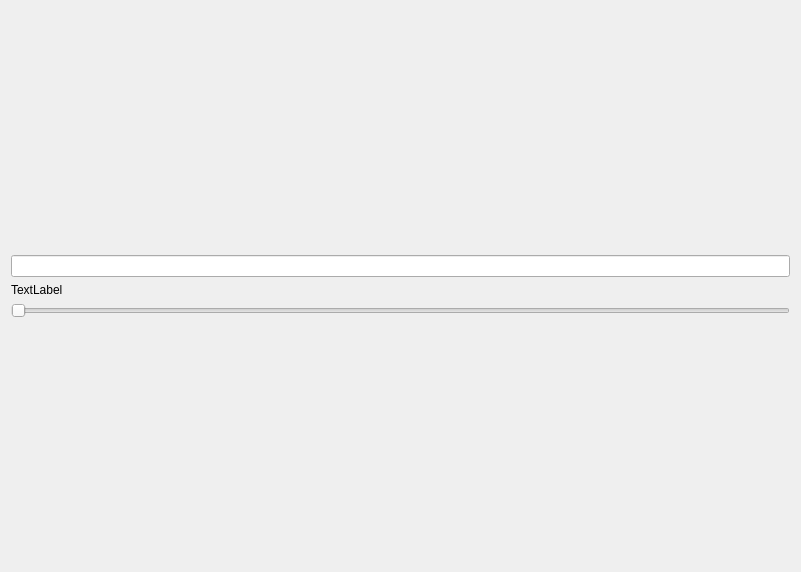
<?xml version="1.0" encoding="UTF-8"?>
<ui version="4.0">
 <class>MyForm</class>
 <widget class="QWidget" name="MyForm">
  <property name="geometry">
   <rect>
    <x>0</x>
    <y>0</y>
    <width>801</width>
    <height>572</height>
   </rect>
  </property>
  <property name="windowTitle">
   <string>Form</string>
  </property>
  <layout class="QGridLayout" name="gridLayout">
   <item row="0" column="0">
    <spacer name="verticalSpacer">
     <property name="orientation">
      <enum>Qt::Vertical</enum>
     </property>
     <property name="sizeHint" stdset="0">
      <size>
       <width>20</width>
       <height>40</height>
      </size>
     </property>
    </spacer>
   </item>
   <item row="2" column="0">
    <widget class="MyLabel" name="label">
     <property name="text">
      <string>TextLabel</string>
     </property>
    </widget>
   </item>
   <item row="1" column="0">
    <widget class="QLineEdit" name="lineEdit"/>
   </item>
   <item row="3" column="0">
    <widget class="QSlider" name="horizontalSlider">
     <property name="orientation">
      <enum>Qt::Horizontal</enum>
     </property>
    </widget>
   </item>
   <item row="4" column="0">
    <spacer name="verticalSpacer_2">
     <property name="orientation">
      <enum>Qt::Vertical</enum>
     </property>
     <property name="sizeHint" stdset="0">
      <size>
       <width>20</width>
       <height>40</height>
      </size>
     </property>
    </spacer>
   </item>
  </layout>
 </widget>
 <customwidgets>
  <customwidget>
   <class>MyLabel</class>
   <extends>QLabel</extends>
   <header location="global">MyLabel.h</header>
  </customwidget>
 </customwidgets>
 <resources/>
 <connections>
  <connection>
   <sender>horizontalSlider</sender>
   <signal>valueChanged(int)</signal>
   <receiver>label</receiver>
   <slot>setNum(int)</slot>
   <hints>
    <hint type="sourcelabel">
     <x>247</x>
     <y>313</y>
    </hint>
    <hint type="destinationlabel">
     <x>255</x>
     <y>293</y>
    </hint>
   </hints>
  </connection>
  <connection>
   <sender>lineEdit</sender>
   <signal>textChanged(QString)</signal>
   <receiver>label</receiver>
   <slot>setText(QString)</slot>
   <hints>
    <hint type="sourcelabel">
     <x>90</x>
     <y>255</y>
    </hint>
    <hint type="destinationlabel">
     <x>96</x>
     <y>290</y>
    </hint>
   </hints>
  </connection>
 </connections>
</ui>
